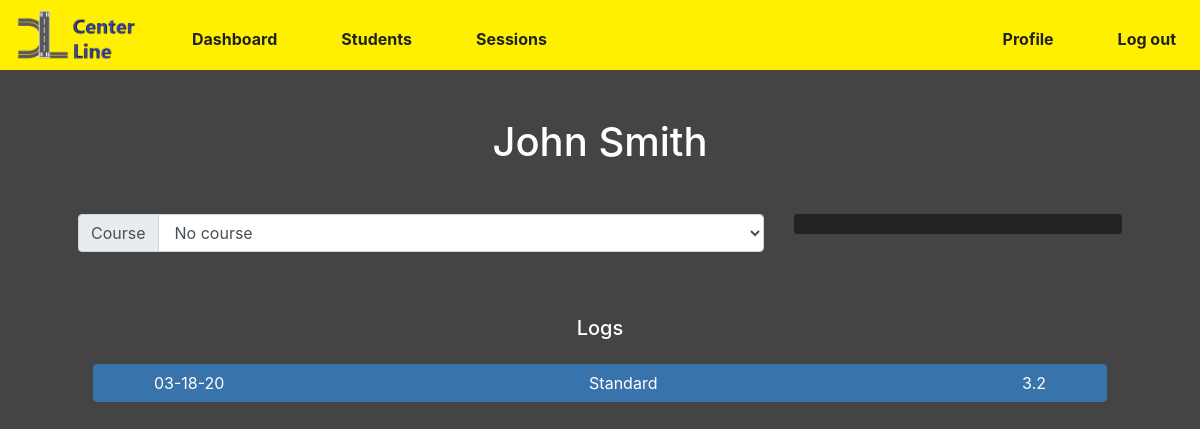
Page /user/3 (signed in) on the committed database.
### tables this page shows
CREATE TABLE users (
'id' INTEGER PRIMARY KEY AUTOINCREMENT NOT NULL,
'email' TEXT NOT NULL,
'hash' TEXT NOT NULL,
'firstname' TEXT NOT NULL,
'lastname' TEXT NOT NULL,
'role' TEXT NOT NULL,
'profile_image' TEXT,
'assigned_instructor' INTEGER
, 'progress' INTEGER DEFAULT 0);

CREATE TABLE courses (
'id' INTEGER PRIMARY KEY AUTOINCREMENT NOT NULL,
'is_standard' INTEGER DEFAULT 0,
'course_name' TEXT NOT NULL,
'total_hours' REAL,
'dual' REAL,
'pic' REAL,
'cc_dual' REAL,
'night_dual' REAL,
'cc_night' INTEGER,
'takeoff_night' INTEGER,
'land_night' INTEGER,
'maneuver' REAL,
'cc_solo' REAL,
'cc_150' INTEGER,
'takeoff_tower' INTEGER,
'land_tower' INTEGER,
'check_ride_prep' REAL,
'exam' INTEGER,
'check_ride' INTEGER,
'tailwheel' REAL,
'high_performance' REAL,
'mel' REAL
);

CREATE TABLE flightLogs (
'id' INTEGER PRIMARY KEY AUTOINCREMENT NOT NULL,
'user_id' INTEGER NOT NULL,
'confirmation' INTEGER DEFAULT 0,
'notes' TEXT,
'log_type' TEXT,
'date' TEXT NOT NULL,
'route' TEXT,
'aircraft' TEXT,
'aircraft_ident' TEXT,
'sel' REAL,
'mel' REAL,
'tailwheel' REAL,
'high_performance' REAL,
'total_hours' REAL,
'dual' REAL,
'pic' REAL,
'night_dual' REAL,
'takeoff_day' INTEGER,
'land_day' INTEGER,
'takeoff_night' INTEGER,
'land_night' INTEGER,
'takeoff_tower' INTEGER,
'land_tower' INTEGER,
'maneuver' REAL,
'cc_dual' REAL,
'cc_night' INTEGER,
'cc_solo' REAL,
'cc_150' INTEGER,
'instrument_actual' REAL,
'instrument_sim' REAL,
'instrument_approach' INTEGER, 'check_ride_prep' REAL,
FOREIGN KEY(user_id) REFERENCES users(id)
);

### application.py (the view)
@app.route("/user/<user_id>")
@login_required
def show_user_profile(user_id):
    user = db.execute("SELECT user_id, firstname, lastname, role, assigned_instructor, course_id, course_name, progress FROM users JOIN courseAssignments ON users.id = courseAssignments.user_id JOIN courses ON courseAssignments.course_id = courses.id WHERE users.id = :user",
                        user=user_id)[0]
    if viewMode == "instructor":
        if session["user_id"] == int(user_id):
            return render_template("profile.html", user=user, instructorView=True, isSelf=True)
        elif user['assigned_instructor'] == session["user_id"]:
            courses = db.execute("SELECT id, course_name FROM courses")
            logs = db.execute("SELECT * FROM flightLogs WHERE user_id = :user ORDER BY date DESC",
                                user=user_id)
            return render_template("profile_student.html", user=user, courses=courses, logs=logs)
        else:
            return render_template("profile.html", user=user, instructorView=True)
    else:
        if session["user_id"] == int(user_id):
            return render_template("profile.html", user=user, isSelf=True)
        return render_template("profile.html", user=user)

### application.py (called while the page is built)
@app.after_request
def after_request(response):
    response.headers["Cache-Control"] = "no-cache, no-store, must-revalidate"
    response.headers["Expires"] = 0
    response.headers["Pragma"] = "no-cache"
    return response

### helpers.py (called while the page is built)
def format_date(date):
    fDate = date[5:7] + "-" + date[8:10] + "-" + date[2:4]
    return fDate

def login_required(f):
    @wraps(f)
    def decorated_function(*args, **kwargs):
        if session.get("user_id") is None:
            return redirect("/login")
        return f(*args, **kwargs)
    return decorated_function

### templates/profile_student.html (shortened to what this page needs)
{% extends "layout_instructor.html" %}
{% block main %}
    <h1 class="mb-5">{{ user['firstname'] + " " + user['lastname'] }}</h1>
    <div class="row mt-5">
        <form class="col-md-8 mb-3" action="/assign_course/{{ user['user_id'] }}" method="post">
            <div class="input-group">
                <div class="input-group-prepend">
                    <span class="input-group-text" id="courseLabel">Course</span>
                </div>
                <select id="courseSelect" class="form-control" name="assignedCourse">
                    <option value="initial" selected>{{ user['course_name'] }}</option>
                </select>
            </div>
        </form>
        <div class="col-sm">
            <div class="progress">
            </div>
        </div>
    </div>
    <div class="container pt-5">
        <h5 class="mb-4">Logs</h5>
        <div class="overflow-auto scroll-box">
            {% for log in logs %}
                <a class="btn btn-primary btn-block" href="/flight_log/{{ log['id'] }}">
                    <span class="float-left pl-sm-5">{{ log['date'] | format_date }}</span>
                    <span>{{ log['log_type'] }}</span>
                    {% if log['total_hours'] %}
                        <span class="float-right pr-sm-5">{{ log['total_hours'] }}</span>
                    {% else %}
                        <span class="float-right pr-sm-5">N/A</span>
                    {% endif %}
                </a>
            {% endfor %}
        </div>
    </div>
{% endblock %}

### rows in the picture
users: firstname+lastname "John Smith"
courses: assignedCourse "No course"
flightLogs: date "03-18-20", log_type "Standard", total_hours "3.2"
